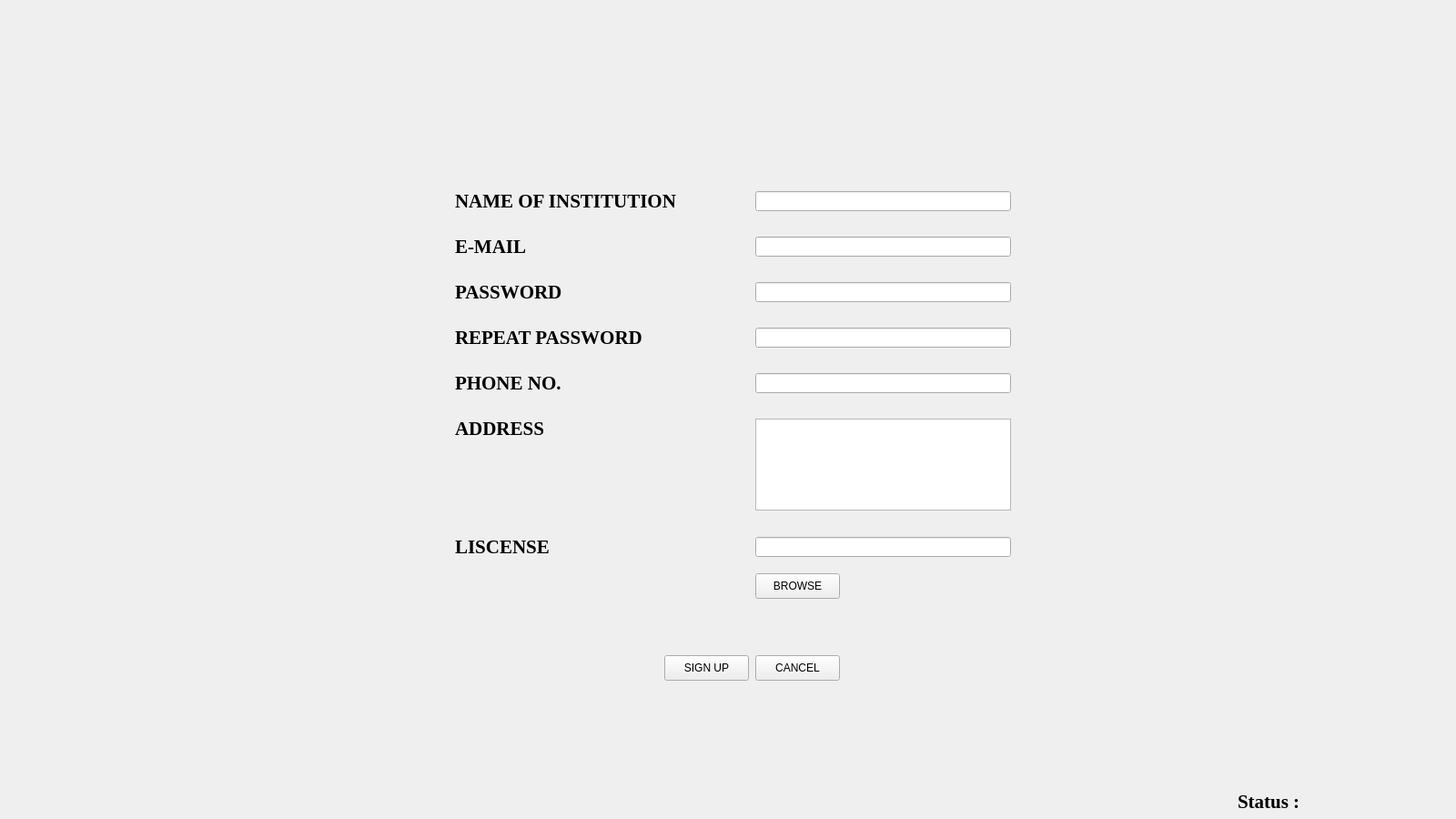
<?xml version="1.0" encoding="UTF-8"?>
<ui version="4.0">
 <class>MainWindow</class>
 <widget class="QMainWindow" name="MainWindow">
  <property name="geometry">
   <rect>
    <x>0</x>
    <y>0</y>
    <width>1600</width>
    <height>900</height>
   </rect>
  </property>
  <property name="sizePolicy">
   <sizepolicy hsizetype="Fixed" vsizetype="Fixed">
    <horstretch>0</horstretch>
    <verstretch>0</verstretch>
   </sizepolicy>
  </property>
  <property name="windowTitle">
   <string>MainWindow</string>
  </property>
  <widget class="QWidget" name="centralwidget">
   <widget class="QLabel" name="label_2">
    <property name="geometry">
     <rect>
      <x>1360</x>
      <y>870</y>
      <width>101</width>
      <height>21</height>
     </rect>
    </property>
    <property name="font">
     <font>
      <family>Times New Roman</family>
      <pointsize>16</pointsize>
      <weight>75</weight>
      <bold>true</bold>
     </font>
    </property>
    <property name="text">
     <string>Status : </string>
    </property>
   </widget>
   <widget class="QLabel" name="label">
    <property name="geometry">
     <rect>
      <x>500</x>
      <y>200</y>
      <width>311</width>
      <height>41</height>
     </rect>
    </property>
    <property name="font">
     <font>
      <family>Times New Roman</family>
      <pointsize>16</pointsize>
      <weight>75</weight>
      <bold>true</bold>
     </font>
    </property>
    <property name="text">
     <string>NAME OF INSTITUTION  </string>
    </property>
   </widget>
   <widget class="QLineEdit" name="nofins">
    <property name="geometry">
     <rect>
      <x>830</x>
      <y>210</y>
      <width>281</width>
      <height>22</height>
     </rect>
    </property>
   </widget>
   <widget class="QLabel" name="label_3">
    <property name="geometry">
     <rect>
      <x>500</x>
      <y>250</y>
      <width>271</width>
      <height>41</height>
     </rect>
    </property>
    <property name="font">
     <font>
      <family>Times New Roman</family>
      <pointsize>16</pointsize>
      <weight>75</weight>
      <bold>true</bold>
     </font>
    </property>
    <property name="text">
     <string>E-MAIL                                  </string>
    </property>
   </widget>
   <widget class="QLineEdit" name="email">
    <property name="geometry">
     <rect>
      <x>830</x>
      <y>260</y>
      <width>281</width>
      <height>22</height>
     </rect>
    </property>
   </widget>
   <widget class="QLabel" name="label_4">
    <property name="geometry">
     <rect>
      <x>500</x>
      <y>300</y>
      <width>311</width>
      <height>41</height>
     </rect>
    </property>
    <property name="font">
     <font>
      <family>Times New Roman</family>
      <pointsize>16</pointsize>
      <weight>75</weight>
      <bold>true</bold>
     </font>
    </property>
    <property name="text">
     <string>PASSWORD                          </string>
    </property>
   </widget>
   <widget class="QLineEdit" name="repass">
    <property name="geometry">
     <rect>
      <x>830</x>
      <y>360</y>
      <width>281</width>
      <height>22</height>
     </rect>
    </property>
   </widget>
   <widget class="QLabel" name="label_5">
    <property name="geometry">
     <rect>
      <x>500</x>
      <y>350</y>
      <width>271</width>
      <height>41</height>
     </rect>
    </property>
    <property name="font">
     <font>
      <family>Times New Roman</family>
      <pointsize>16</pointsize>
      <weight>75</weight>
      <bold>true</bold>
     </font>
    </property>
    <property name="text">
     <string>REPEAT PASSWORD       </string>
    </property>
   </widget>
   <widget class="QLineEdit" name="pass">
    <property name="geometry">
     <rect>
      <x>830</x>
      <y>310</y>
      <width>281</width>
      <height>22</height>
     </rect>
    </property>
   </widget>
   <widget class="QLabel" name="label_6">
    <property name="geometry">
     <rect>
      <x>500</x>
      <y>400</y>
      <width>311</width>
      <height>41</height>
     </rect>
    </property>
    <property name="font">
     <font>
      <family>Times New Roman</family>
      <pointsize>16</pointsize>
      <weight>75</weight>
      <bold>true</bold>
     </font>
    </property>
    <property name="text">
     <string>PHONE NO.</string>
    </property>
   </widget>
   <widget class="QLabel" name="label_7">
    <property name="geometry">
     <rect>
      <x>500</x>
      <y>450</y>
      <width>271</width>
      <height>41</height>
     </rect>
    </property>
    <property name="font">
     <font>
      <family>Times New Roman</family>
      <pointsize>16</pointsize>
      <weight>75</weight>
      <bold>true</bold>
     </font>
    </property>
    <property name="text">
     <string>ADDRESS</string>
    </property>
   </widget>
   <widget class="QLineEdit" name="phoneno">
    <property name="geometry">
     <rect>
      <x>830</x>
      <y>410</y>
      <width>281</width>
      <height>22</height>
     </rect>
    </property>
   </widget>
   <widget class="QTextEdit" name="addr">
    <property name="geometry">
     <rect>
      <x>830</x>
      <y>460</y>
      <width>281</width>
      <height>101</height>
     </rect>
    </property>
   </widget>
   <widget class="QLabel" name="label_8">
    <property name="geometry">
     <rect>
      <x>500</x>
      <y>580</y>
      <width>311</width>
      <height>41</height>
     </rect>
    </property>
    <property name="font">
     <font>
      <family>Times New Roman</family>
      <pointsize>16</pointsize>
      <weight>75</weight>
      <bold>true</bold>
     </font>
    </property>
    <property name="text">
     <string>LISCENSE</string>
    </property>
   </widget>
   <widget class="QLineEdit" name="lisc">
    <property name="geometry">
     <rect>
      <x>830</x>
      <y>590</y>
      <width>281</width>
      <height>22</height>
     </rect>
    </property>
   </widget>
   <widget class="QPushButton" name="pushButton">
    <property name="geometry">
     <rect>
      <x>830</x>
      <y>630</y>
      <width>93</width>
      <height>28</height>
     </rect>
    </property>
    <property name="text">
     <string>BROWSE</string>
    </property>
   </widget>
   <widget class="QPushButton" name="pushButton_2">
    <property name="geometry">
     <rect>
      <x>830</x>
      <y>720</y>
      <width>93</width>
      <height>28</height>
     </rect>
    </property>
    <property name="text">
     <string>CANCEL</string>
    </property>
   </widget>
   <widget class="QPushButton" name="pushButton_3">
    <property name="geometry">
     <rect>
      <x>730</x>
      <y>720</y>
      <width>93</width>
      <height>28</height>
     </rect>
    </property>
    <property name="text">
     <string>SIGN UP</string>
    </property>
   </widget>
  </widget>
 </widget>
 <resources/>
 <connections/>
</ui>
